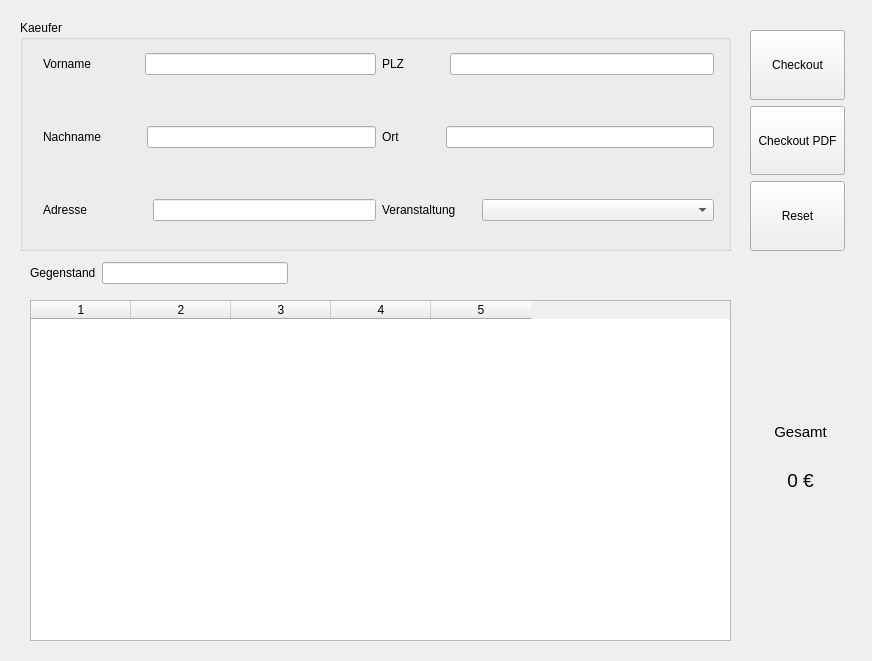
<?xml version="1.0" encoding="UTF-8"?>
<ui version="4.0">
 <class>CheckoutWidget</class>
 <widget class="QWidget" name="CheckoutWidget">
  <property name="geometry">
   <rect>
    <x>0</x>
    <y>0</y>
    <width>872</width>
    <height>661</height>
   </rect>
  </property>
  <property name="windowTitle">
   <string>Form</string>
  </property>
  <widget class="QGroupBox" name="buyergroup">
   <property name="geometry">
    <rect>
     <x>20</x>
     <y>20</y>
     <width>711</width>
     <height>231</height>
    </rect>
   </property>
   <property name="title">
    <string>Kaeufer</string>
   </property>
   <widget class="QWidget" name="">
    <property name="geometry">
     <rect>
      <x>23</x>
      <y>33</y>
      <width>671</width>
      <height>168</height>
     </rect>
    </property>
    <layout class="QVBoxLayout" name="verticalLayout">
     <item>
      <layout class="QHBoxLayout" name="horizontalLayout_9">
       <item>
        <layout class="QHBoxLayout" name="horizontalLayout_4">
         <item>
          <widget class="QLabel" name="namelbl">
           <property name="text">
            <string>Vorname</string>
           </property>
          </widget>
         </item>
         <item>
          <spacer name="horizontalSpacer">
           <property name="orientation">
            <enum>Qt::Horizontal</enum>
           </property>
           <property name="sizeHint" stdset="0">
            <size>
             <width>48</width>
             <height>20</height>
            </size>
           </property>
          </spacer>
         </item>
         <item>
          <widget class="QLineEdit" name="nameedit">
           <property name="sizePolicy">
            <sizepolicy hsizetype="Expanding" vsizetype="Fixed">
             <horstretch>2</horstretch>
             <verstretch>0</verstretch>
            </sizepolicy>
           </property>
           <property name="minimumSize">
            <size>
             <width>223</width>
             <height>0</height>
            </size>
           </property>
          </widget>
         </item>
        </layout>
       </item>
       <item>
        <layout class="QHBoxLayout" name="horizontalLayout_5">
         <item>
          <widget class="QLabel" name="plzlbl">
           <property name="text">
            <string>PLZ</string>
           </property>
          </widget>
         </item>
         <item>
          <spacer name="horizontalSpacer_5">
           <property name="orientation">
            <enum>Qt::Horizontal</enum>
           </property>
           <property name="sizeHint" stdset="0">
            <size>
             <width>40</width>
             <height>20</height>
            </size>
           </property>
          </spacer>
         </item>
         <item>
          <widget class="QLineEdit" name="plzedit">
           <property name="sizePolicy">
            <sizepolicy hsizetype="Expanding" vsizetype="Fixed">
             <horstretch>2</horstretch>
             <verstretch>0</verstretch>
            </sizepolicy>
           </property>
           <property name="minimumSize">
            <size>
             <width>142</width>
             <height>0</height>
            </size>
           </property>
          </widget>
         </item>
        </layout>
       </item>
      </layout>
     </item>
     <item>
      <layout class="QHBoxLayout" name="horizontalLayout_11">
       <item>
        <spacer name="verticalSpacer_3">
         <property name="orientation">
          <enum>Qt::Vertical</enum>
         </property>
         <property name="sizeHint" stdset="0">
          <size>
           <width>20</width>
           <height>28</height>
          </size>
         </property>
        </spacer>
       </item>
       <item>
        <spacer name="verticalSpacer_5">
         <property name="orientation">
          <enum>Qt::Vertical</enum>
         </property>
         <property name="sizeHint" stdset="0">
          <size>
           <width>20</width>
           <height>28</height>
          </size>
         </property>
        </spacer>
       </item>
      </layout>
     </item>
     <item>
      <layout class="QHBoxLayout" name="horizontalLayout_12">
       <item>
        <layout class="QHBoxLayout" name="horizontalLayout_3">
         <item>
          <widget class="QLabel" name="surnamelbl">
           <property name="text">
            <string>Nachname</string>
           </property>
          </widget>
         </item>
         <item>
          <spacer name="horizontalSpacer_4">
           <property name="orientation">
            <enum>Qt::Horizontal</enum>
           </property>
           <property name="sizeHint" stdset="0">
            <size>
             <width>40</width>
             <height>20</height>
            </size>
           </property>
          </spacer>
         </item>
         <item>
          <widget class="QLineEdit" name="surnameedit">
           <property name="sizePolicy">
            <sizepolicy hsizetype="Expanding" vsizetype="Fixed">
             <horstretch>2</horstretch>
             <verstretch>0</verstretch>
            </sizepolicy>
           </property>
           <property name="minimumSize">
            <size>
             <width>222</width>
             <height>0</height>
            </size>
           </property>
          </widget>
         </item>
        </layout>
       </item>
       <item>
        <layout class="QHBoxLayout" name="horizontalLayout_6">
         <item>
          <widget class="QLabel" name="citylbl">
           <property name="text">
            <string>Ort</string>
           </property>
          </widget>
         </item>
         <item>
          <spacer name="horizontalSpacer_6">
           <property name="orientation">
            <enum>Qt::Horizontal</enum>
           </property>
           <property name="sizeHint" stdset="0">
            <size>
             <width>40</width>
             <height>20</height>
            </size>
           </property>
          </spacer>
         </item>
         <item>
          <widget class="QLineEdit" name="cityedit">
           <property name="sizePolicy">
            <sizepolicy hsizetype="Expanding" vsizetype="Fixed">
             <horstretch>2</horstretch>
             <verstretch>0</verstretch>
            </sizepolicy>
           </property>
           <property name="minimumSize">
            <size>
             <width>142</width>
             <height>0</height>
            </size>
           </property>
          </widget>
         </item>
        </layout>
       </item>
      </layout>
     </item>
     <item>
      <layout class="QHBoxLayout" name="horizontalLayout_13">
       <item>
        <spacer name="verticalSpacer_2">
         <property name="orientation">
          <enum>Qt::Vertical</enum>
         </property>
         <property name="sizeHint" stdset="0">
          <size>
           <width>20</width>
           <height>28</height>
          </size>
         </property>
        </spacer>
       </item>
       <item>
        <spacer name="verticalSpacer_4">
         <property name="orientation">
          <enum>Qt::Vertical</enum>
         </property>
         <property name="sizeHint" stdset="0">
          <size>
           <width>20</width>
           <height>28</height>
          </size>
         </property>
        </spacer>
       </item>
      </layout>
     </item>
     <item>
      <layout class="QHBoxLayout" name="horizontalLayout_2">
       <item>
        <layout class="QHBoxLayout" name="horizontalLayout">
         <item>
          <widget class="QLabel" name="addresslbl">
           <property name="text">
            <string>Adresse</string>
           </property>
          </widget>
         </item>
         <item>
          <spacer name="horizontalSpacer_2">
           <property name="orientation">
            <enum>Qt::Horizontal</enum>
           </property>
           <property name="sizeHint" stdset="0">
            <size>
             <width>55</width>
             <height>20</height>
            </size>
           </property>
          </spacer>
         </item>
         <item>
          <widget class="QLineEdit" name="addressedit">
           <property name="sizePolicy">
            <sizepolicy hsizetype="Fixed" vsizetype="Fixed">
             <horstretch>2</horstretch>
             <verstretch>0</verstretch>
            </sizepolicy>
           </property>
           <property name="minimumSize">
            <size>
             <width>223</width>
             <height>0</height>
            </size>
           </property>
          </widget>
         </item>
        </layout>
       </item>
       <item>
        <layout class="QHBoxLayout" name="horizontalLayout_8">
         <item>
          <widget class="QLabel" name="eventlbl">
           <property name="text">
            <string>Veranstaltung</string>
           </property>
          </widget>
         </item>
         <item>
          <spacer name="horizontalSpacer_8">
           <property name="orientation">
            <enum>Qt::Horizontal</enum>
           </property>
           <property name="sizeHint" stdset="0">
            <size>
             <width>20</width>
             <height>20</height>
            </size>
           </property>
          </spacer>
         </item>
         <item>
          <widget class="QComboBox" name="eventComboBox">
           <property name="sizePolicy">
            <sizepolicy hsizetype="Expanding" vsizetype="Fixed">
             <horstretch>2</horstretch>
             <verstretch>0</verstretch>
            </sizepolicy>
           </property>
          </widget>
         </item>
        </layout>
       </item>
      </layout>
     </item>
    </layout>
   </widget>
  </widget>
  <widget class="QTableWidget" name="tableWidget">
   <property name="geometry">
    <rect>
     <x>30</x>
     <y>300</y>
     <width>701</width>
     <height>341</height>
    </rect>
   </property>
   <property name="columnCount">
    <number>5</number>
   </property>
   <column/>
   <column/>
   <column/>
   <column/>
   <column/>
  </widget>
  <widget class="QWidget" name="">
   <property name="geometry">
    <rect>
     <x>30</x>
     <y>260</y>
     <width>258</width>
     <height>26</height>
    </rect>
   </property>
   <layout class="QHBoxLayout" name="horizontalLayout_10">
    <item>
     <widget class="QLabel" name="itemlabel">
      <property name="font">
       <font>
        <pointsize>9</pointsize>
       </font>
      </property>
      <property name="text">
       <string>Gegenstand</string>
      </property>
     </widget>
    </item>
    <item>
     <widget class="QLineEdit" name="itemnumbertextbox">
      <property name="font">
       <font>
        <pointsize>9</pointsize>
       </font>
      </property>
      <property name="maxLength">
       <number>12</number>
      </property>
     </widget>
    </item>
   </layout>
  </widget>
  <widget class="QWidget" name="">
   <property name="geometry">
    <rect>
     <x>750</x>
     <y>410</y>
     <width>101</width>
     <height>91</height>
    </rect>
   </property>
   <layout class="QVBoxLayout" name="verticalLayout_3">
    <item>
     <widget class="QLabel" name="label">
      <property name="font">
       <font>
        <pointsize>11</pointsize>
       </font>
      </property>
      <property name="text">
       <string>Gesamt</string>
      </property>
      <property name="alignment">
       <set>Qt::AlignCenter</set>
      </property>
     </widget>
    </item>
    <item>
     <widget class="QLabel" name="totalpricelabel">
      <property name="font">
       <font>
        <pointsize>14</pointsize>
       </font>
      </property>
      <property name="text">
       <string>0 €</string>
      </property>
      <property name="alignment">
       <set>Qt::AlignCenter</set>
      </property>
     </widget>
    </item>
   </layout>
  </widget>
  <widget class="QWidget" name="">
   <property name="geometry">
    <rect>
     <x>750</x>
     <y>30</y>
     <width>95</width>
     <height>221</height>
    </rect>
   </property>
   <layout class="QVBoxLayout" name="verticalLayout_2">
    <item>
     <widget class="QPushButton" name="checkoutButton">
      <property name="sizePolicy">
       <sizepolicy hsizetype="Minimum" vsizetype="Preferred">
        <horstretch>0</horstretch>
        <verstretch>0</verstretch>
       </sizepolicy>
      </property>
      <property name="text">
       <string>Checkout</string>
      </property>
     </widget>
    </item>
    <item>
     <widget class="QPushButton" name="checkoutPdfButton">
      <property name="sizePolicy">
       <sizepolicy hsizetype="Minimum" vsizetype="Preferred">
        <horstretch>0</horstretch>
        <verstretch>0</verstretch>
       </sizepolicy>
      </property>
      <property name="text">
       <string>Checkout PDF</string>
      </property>
     </widget>
    </item>
    <item>
     <widget class="QPushButton" name="resetButton">
      <property name="sizePolicy">
       <sizepolicy hsizetype="Minimum" vsizetype="Preferred">
        <horstretch>0</horstretch>
        <verstretch>0</verstretch>
       </sizepolicy>
      </property>
      <property name="text">
       <string>Reset</string>
      </property>
     </widget>
    </item>
   </layout>
  </widget>
 </widget>
 <resources/>
 <connections/>
</ui>
